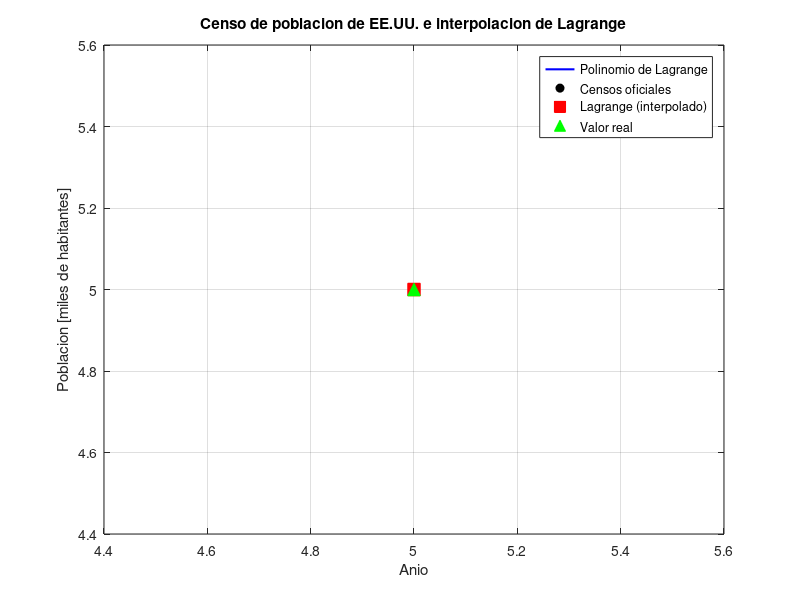

The MATLAB source for this figure:
1; % script con funciones locales

function [y_eval, L] = interpolacion_lagrange(x_nodos, y_nodos, x_eval)
  % P_n(x) = suma y_i * L_i(x),  L_i(x) = prod_{j~=i} (x-x_j)/(x_i-x_j)
  n = length(x_nodos);
  L = zeros(n, 1);
  y_eval = 0;
  for i = 1:n
    numerador = 1.0;
    denominador = 1.0;
    for j = 1:n
      if j ~= i
        numerador = numerador * (x_eval - x_nodos(j));
        denominador = denominador * (x_nodos(i) - x_nodos(j));
      end
    end
    L(i) = numerador / denominador;
    y_eval = y_eval + y_nodos(i) * L(i);
  end
end

% ===================================================================
% PROGRAMA PRINCIPAL
% Ejercicio 2: interpolacion de Lagrange aplicada al censo de EE.UU.
% ===================================================================
clear; clc; close all;
disp('============================================================');
disp(' EJERCICIO 2 - INTERPOLACION DE LAGRANGE (CENSO DE POBLACION)');
disp('============================================================');

anios = input("\nIngrese el vector de anios censales (ej: [1940 1950 1960 1970 1980 1990]): ");
poblacion = input('Ingrese el vector de poblacion en miles de habitantes (ej: [132165 151326 179323 203302 226542 249633]): ');
anio_objetivo = input('Ingrese el anio a interpolar (ej: 1965): ');

tic;
[pob_interp, L] = interpolacion_lagrange(anios, poblacion, anio_objetivo);
tiempo_proceso = toc;

printf('\n>>> Contribucion de cada nodo (Li(%g)) <<<\n', anio_objetivo);
printf('%6s %8s %14s %10s %16s\n', 'Nodo', 'Anio', 'Poblacion', 'L_i', 'y_i * L_i');
for i = 1:length(anios)
  printf('%6d %8d %14.3f %10.6f %16.3f\n', i - 1, anios(i), poblacion(i), L(i), poblacion(i) * L(i));
end

printf('\n============================================================\n');
printf(' RESULTADOS OBTENIDOS\n');
printf('============================================================\n');
printf(' -> Poblacion interpolada en %d: %.3f miles de habitantes (%.0f hab.)\n', anio_objetivo, pob_interp, pob_interp * 1000);

poblacion_real = input("\nIngrese la poblacion real conocida en miles (ej: 189703, Enter para omitir): ");
if ~isempty(poblacion_real)
  error_absoluto = abs(poblacion_real - pob_interp);
  error_relativo = error_absoluto / poblacion_real * 100;
  printf(' -> Poblacion real              : %.3f miles de habitantes\n', poblacion_real);
  printf(' -> Error absoluto              : %.3f miles de habitantes\n', error_absoluto);
  printf(' -> Error relativo porcentual   : %.4f %%\n', error_relativo);
end
printf(' -> Tiempo de proceso: %.6f segundos\n', tiempo_proceso);
printf('============================================================\n');

figure('Name', 'Ejercicio 2 - Censo de poblacion');
x_fino = linspace(min(anios), max(anios), 200);
y_fino = zeros(size(x_fino));
for k = 1:length(x_fino)
  y_fino(k) = interpolacion_lagrange(anios, poblacion, x_fino(k));
end
plot(x_fino, y_fino, 'b-', 'LineWidth', 1.5); hold on;
plot(anios, poblacion, 'ko', 'MarkerFaceColor', 'k');
plot(anio_objetivo, pob_interp, 'rs', 'MarkerFaceColor', 'r', 'MarkerSize', 9);
if ~isempty(poblacion_real)
  plot(anio_objetivo, poblacion_real, 'g^', 'MarkerFaceColor', 'g', 'MarkerSize', 9);
  legend('Polinomio de Lagrange', 'Censos oficiales', 'Lagrange (interpolado)', 'Valor real', 'Location', 'best');
else
  legend('Polinomio de Lagrange', 'Censos oficiales', 'Lagrange (interpolado)', 'Location', 'best');
end
xlabel('Anio'); ylabel('Poblacion [miles de habitantes]');
title('Censo de poblacion de EE.UU. e interpolacion de Lagrange');
grid on;
